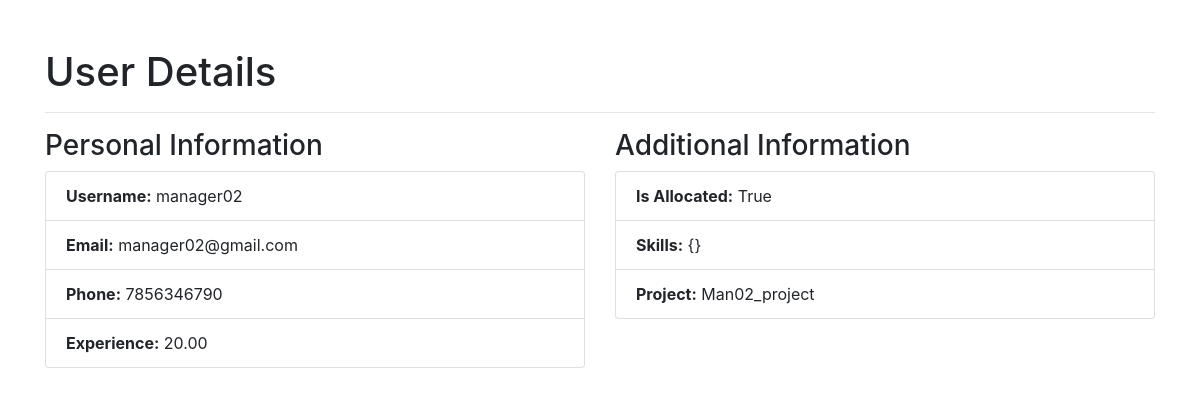
Page /accounts/profile (signed in) on the committed database.
### accounts/models.py (models this page shows)
class CustomUser(AbstractUser):
    phone = models.CharField(max_length=10, blank=True, null=True)
    experience = models.DecimalField(max_digits=19, decimal_places=2, blank=True, null=True)
    is_manager = models.BooleanField()
    is_allocated=models.BooleanField(default=False)
    skills = models.JSONField(default=dict)
    project = models.ForeignKey('manager.Project', on_delete=models.SET_NULL, null=True, blank=True)

### manager/models.py (models this page shows)
class Project(models.Model):
    STATUS_CHOICES = [
        ('In Progress', 'In Progress'),
        ('Completed', 'Completed'),
    ]
    id = models.AutoField(primary_key=True)
    name = models.CharField(max_length=255, unique=True)
    description = models.TextField()
    project_status = models.CharField(max_length=20, choices=STATUS_CHOICES, default='In Progress')
    manager = models.ForeignKey('accounts.CustomUser', on_delete=models.CASCADE, related_name='projects_created')
    document = models.FileField(upload_to=upload_location, null=True, blank=True)
    def __str__(self):
        return self.name

### accounts/views.py (the view)
# urls.py: path('profile',profileView,name='profile-page'),
@login_required(login_url='/accounts/login')
def profileView(request):
    profile_user  = request.user
    return render(request,'profile_demo.html')

### accounts/templates/profile_demo.html (shortened to what this page needs)
<!DOCTYPE html>
<html lang="en">
<head>
    <link href="https://maxcdn.bootstrapcdn.com/bootstrap/4.5.2/css/bootstrap.min.css" rel="stylesheet">
</head>
<body>
    <div class="container mt-5">
        <h1>User Details</h1>
        <hr>
        <div class="row">
            <div class="col-md-6">
                <h3>Personal Information</h3>
                <ul class="list-group">
                    <li class="list-group-item"><strong>Username:</strong> {{ user.username }}</li>
                    <li class="list-group-item"><strong>Email:</strong> {{ user.email }}</li>
                    <li class="list-group-item"><strong>Phone:</strong> {{ user.phone }}</li>
                    <li class="list-group-item"><strong>Experience:</strong> {{ user.experience }}</li>
                </ul>
            </div>
            <div class="col-md-6">
                <h3>Additional Information</h3>
                <ul class="list-group">
                    <li class="list-group-item"><strong>Is Allocated:</strong> {{ user.is_allocated }}</li>
                    <li class="list-group-item"><strong>Skills:</strong> {{ user.skills }}</li>
                    <li class="list-group-item"><strong>Project:</strong> {{ user.project }}</li>
                </ul>
            </div>
        </div>
    </div>
</body>
</html>

### rows in the picture
CustomUser: username "manager02", email "manager02@gmail.com", phone "7856346790", experience "20.00", is_allocated "True", skills "{}", project "Man02_project"
